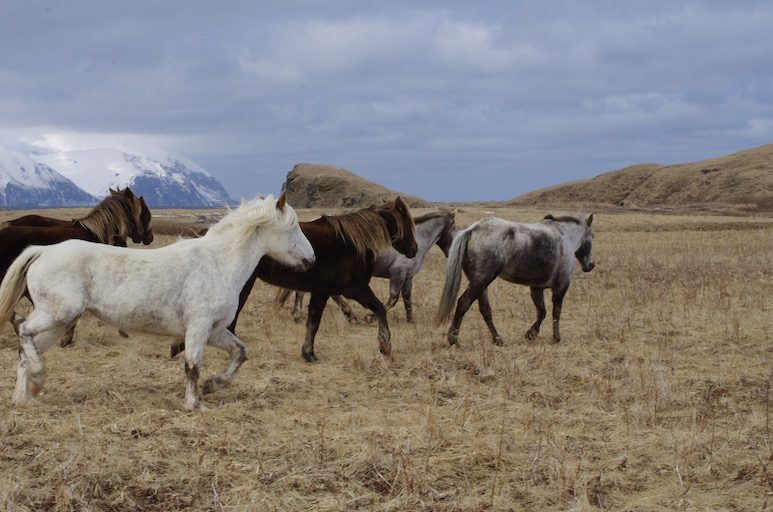
#> input picture pliki/horses.jpg, 773 x 512 px
$ jupyter execute cw3_samo.ipynb   (older library calls are emulated)
#> lines starting #> are read from the running program, lines starting #| are printed output that depends on the picture
[cell 1]
import cv2
import matplotlib.pyplot as plt
import numpy as np

image = cv2.imread("../pliki/horses.jpg")
#> image is the input picture: shape (512, 773, 3); mean B, G, R 125.2, 128.2, 133.3

### wczytanie obrazu

[cell 2]
plt.imshow(image)
plt.title("Oryginalny obraz")
plt.axis("off")
plt.show()

### histogram jasności

[cell 3]
gray = cv2.cvtColor(image, cv2.COLOR_BGR2GRAY)
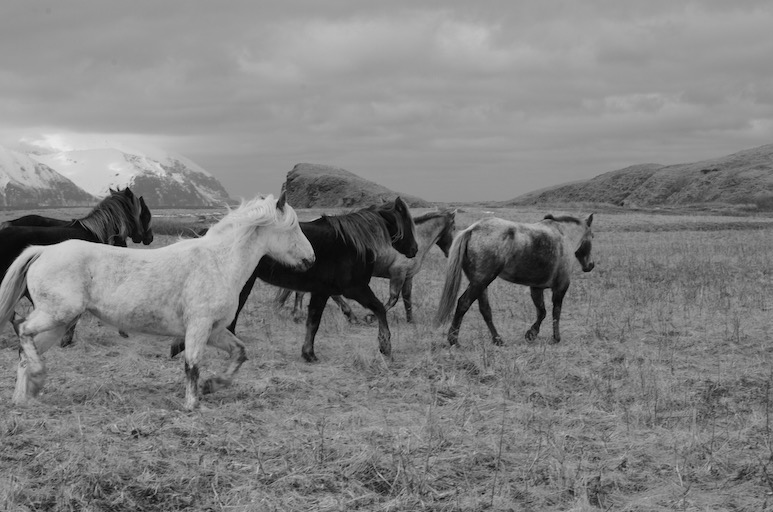
#> gray: shape (512, 773); min 0, max 234, mean 129.4
plt.hist(gray.ravel(), bins=256)
plt.title("Histogram jasności")
plt.xlabel("Jasność")
plt.ylabel("Liczba pikseli")
plt.show()
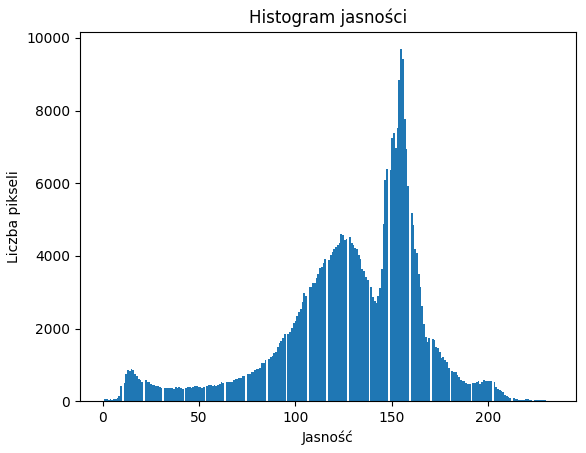
#> figure drawn by matplotlib, 1 panel; tallest bar 9690 high, from x = 154.5 to 155.4

### Zastosuj operatory Sobela, Prewitta i Robertsa do wykrycia krawędzi. Porównaj efekty uzyskane przez trzy operatory z oryginalnym obrazem.

[cell 4]
# Sobel
sobelx = cv2.Sobel(gray, cv2.CV_64F, 1, 0)
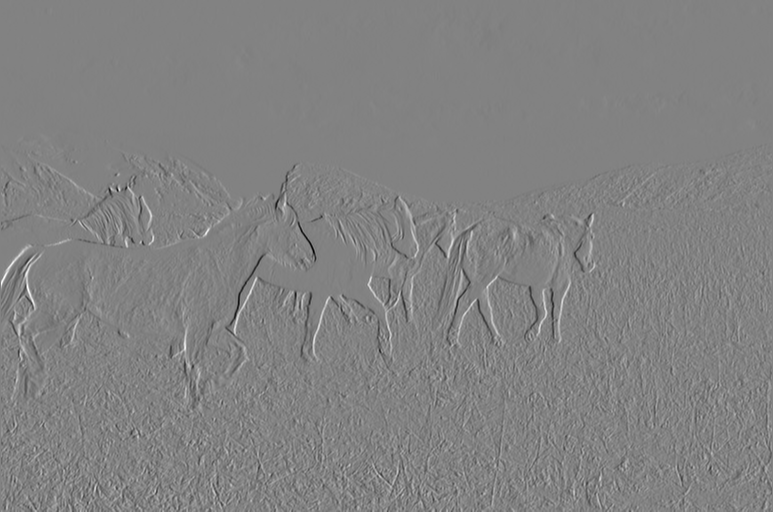
#> sobelx: shape (512, 773) float64; min -685, max 656, mean 0; drawn with min black and max white
sobely = cv2.Sobel(gray, cv2.CV_64F, 0, 1)
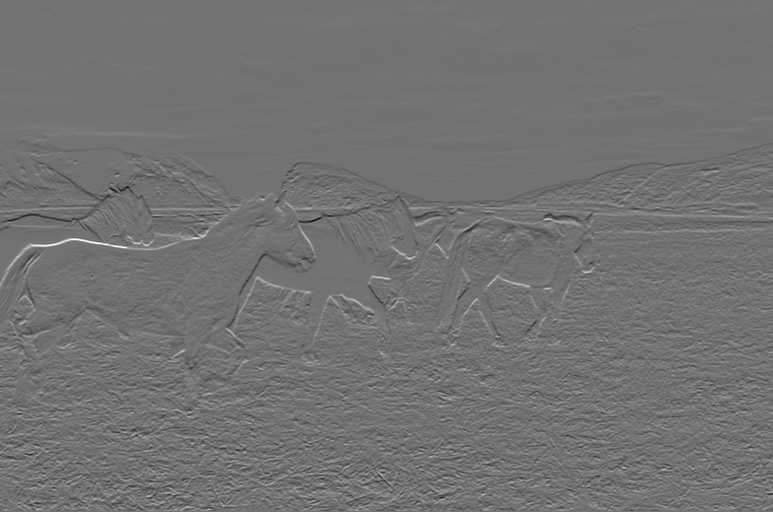
#> sobely: shape (512, 773) float64; min -658, max 806, mean -0.6; drawn with min black and max white
sobel = cv2.magnitude(sobelx, sobely)
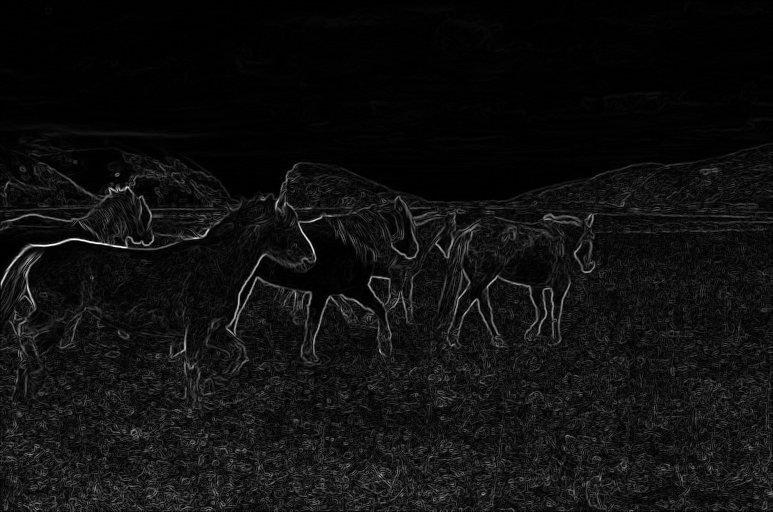
#> sobel: shape (512, 773) float64; min 0, max 806.1, mean 50.6; drawn with min black and max white
# Prewitt
kernelx = np.array([[1,0,-1],
 [1,0,-1],
[1,0,-1]])
kernely = np.array([[1,1,1],
 [0,0,0],
[-1,-1,-1]])
prewittx = cv2.filter2D(gray, -1, kernelx)
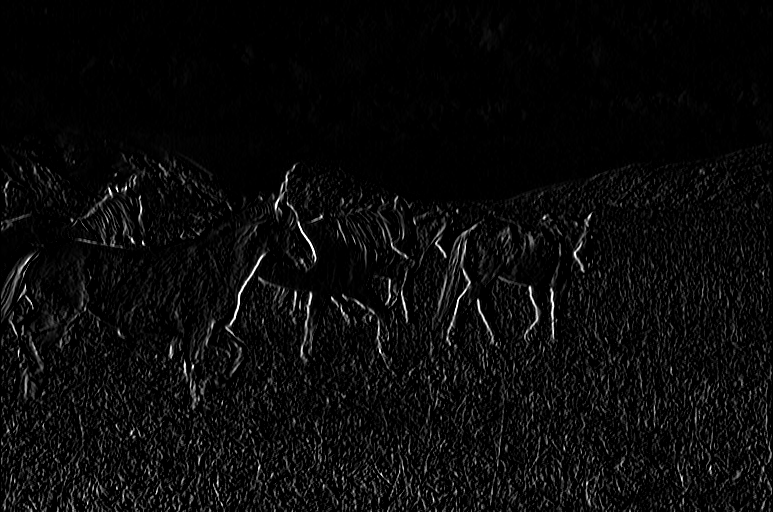
#> prewittx: shape (512, 773); min 0, max 255, mean 10.6
prewitty = cv2.filter2D(gray, -1, kernely)
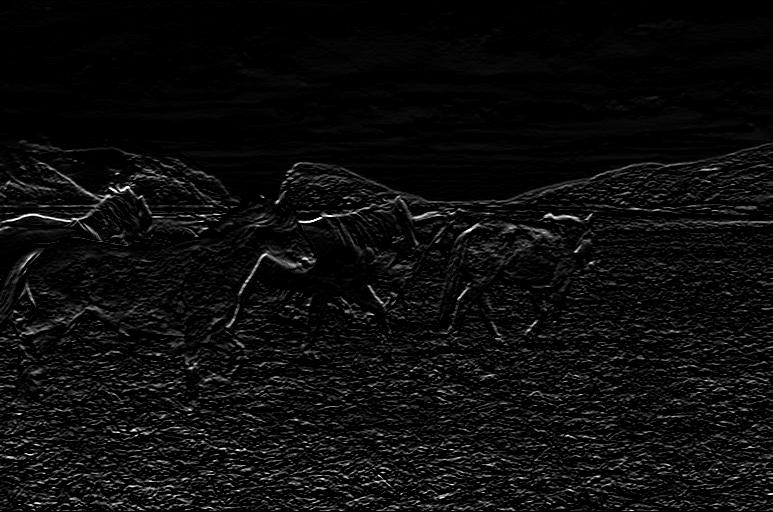
#> prewitty: shape (512, 773); min 0, max 255, mean 12.7
prewitt = cv2.add(prewittx, prewitty)
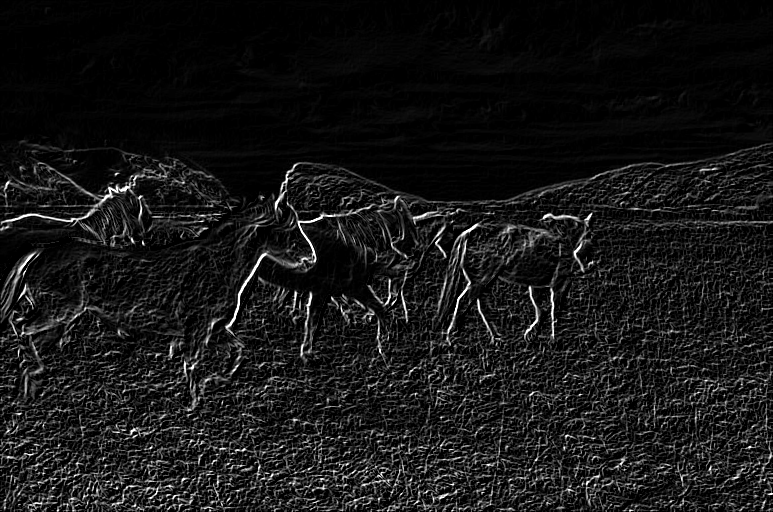
#> prewitt: shape (512, 773); min 0, max 255, mean 23.1
# Roberts
kernelx = np.array([[1,0],
 [0,-1]])
kernely = np.array([[0,1],
 [-1,0]])
robertsx = cv2.filter2D(gray, -1, kernelx)
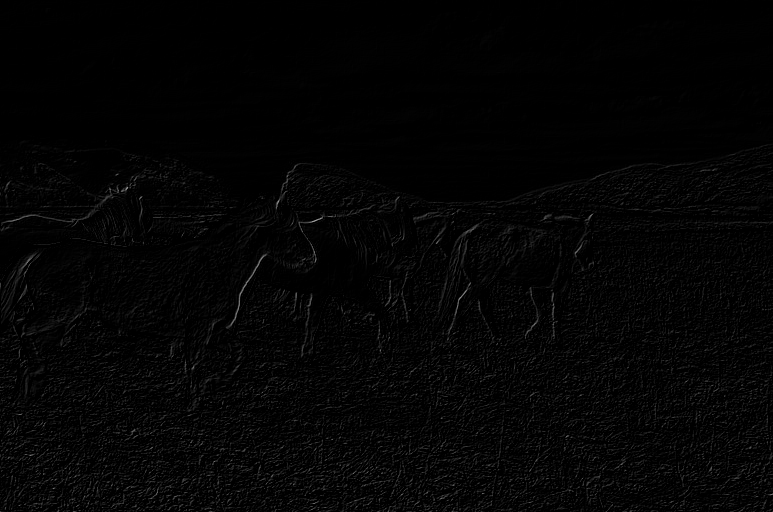
#> robertsx: shape (512, 773); min 0, max 158, mean 4.2
robertsy = cv2.filter2D(gray, -1, kernely)
roberts = cv2.add(robertsx, robertsy)
# Wyświetlenie wyników
titles = ["Oryginał", "Sobel", "Prewitt", "Roberts"]
images = [gray, sobel, prewitt, roberts]
plt.figure(figsize=(12,8))
for i in range(4):
 plt.subplot(2, 2, i+1)
 plt.imshow(images[i], cmap="gray")
 plt.title(titles[i])
 plt.axis("off")
plt.show()

$ run again, with pliki/dog.jpg copied over pliki/horses.jpg
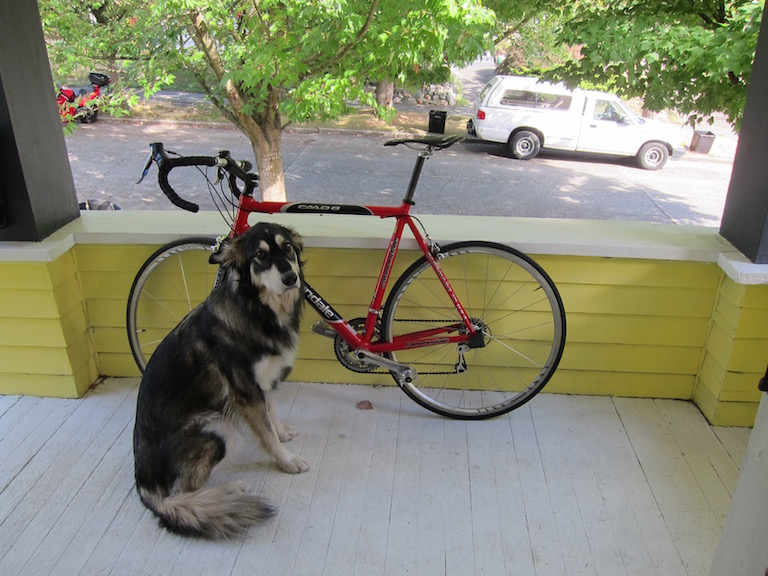
#> input picture pliki/dog.jpg, 768 x 576 px
#> image is the input picture: shape (576, 768, 3); mean B, G, R 114.1, 135.7, 134.4
#> `sobely = cv2.Sobel(gray, cv2.CV_64F, 0, 1)`:
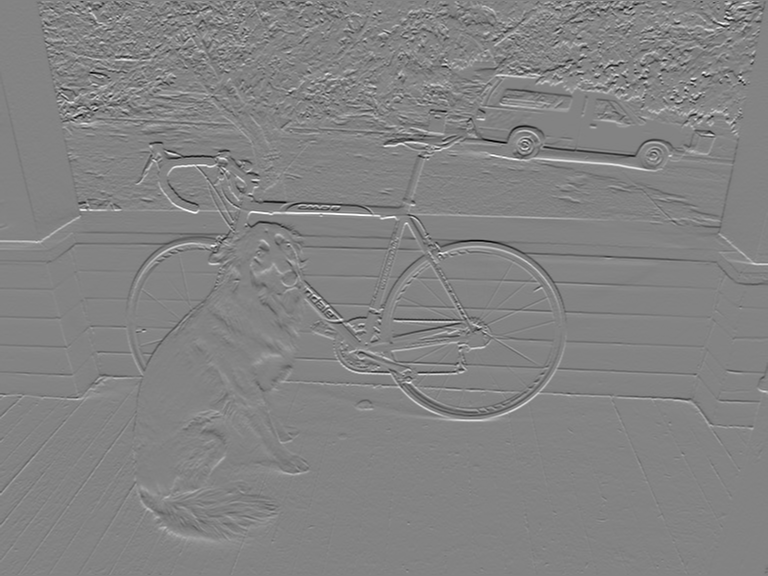
#> sobely: shape (576, 768) float64; min -795, max 749, mean 0.4; drawn with min black and max white
#> `roberts = cv2.add(robertsx, robertsy)`:
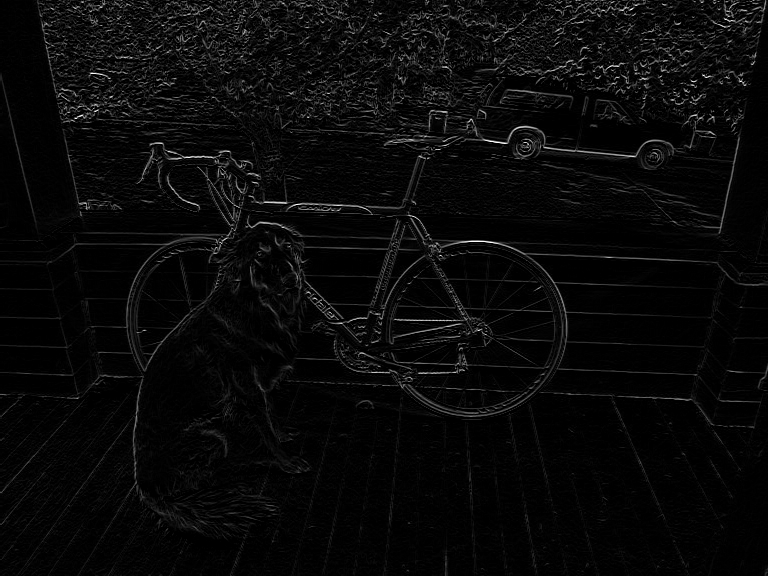
#> roberts: shape (576, 768); min 0, max 255, mean 9.2
